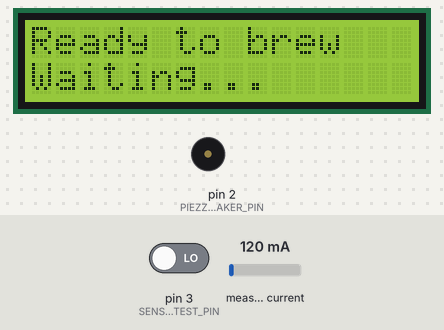
The sketch below on a simulated Arduino Nano, built with avr-gcc and run on an emulated ATmega328P. On the bench: 16×2 character LCD, buzzer (waves = sounding). The inputs (shaded band) are chosen by the test bench; at power-on: pin 3 (SENSOR_TEST_PIN) LOW, measured current 120 mA. What the sketch prints to the serial monitor is not drawn.

Above: at 4.0 s.
4.1 s: pin 3 (SENSOR_TEST_PIN) driven HIGH
At 5.3 s:
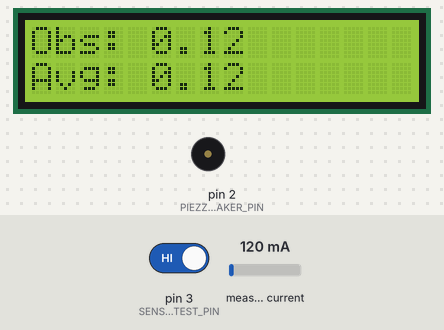
5.9 s: measured current set to 40 mA
At 6.4 s:
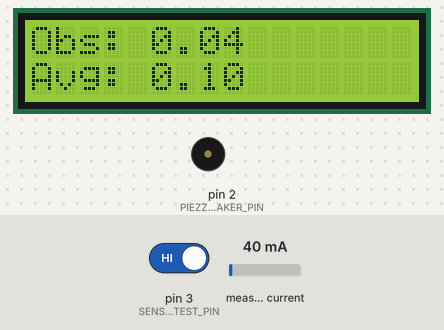
7.7 s: measured current set to 500 mA
At 8.0 s:
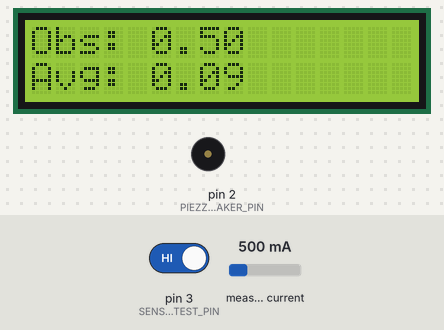
9.3 s: pin 3 (SENSOR_TEST_PIN) driven LOW
At 10.6 s:
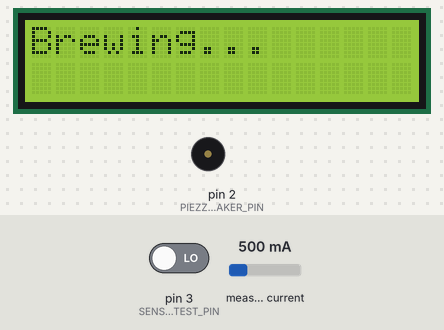
11.1 s: measured current set to 131 mA
14.0 s: measured current set to 114 mA
At 17.6 s:
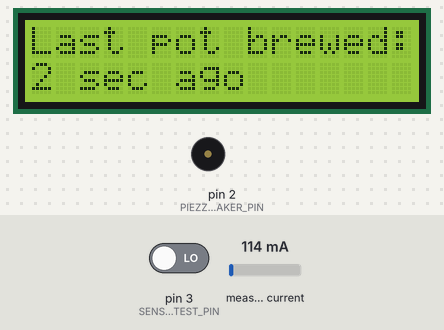
Timing chart, 0 to 18.0 s (numbered marks = the images above; inputs shaded):
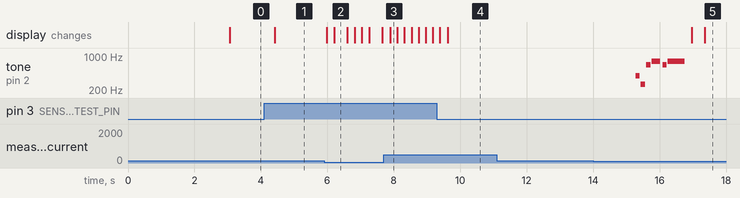

Measured:
- the behaviour switches between 121 and 120 mA on measured current (found by bisection; images 4 and 5)
- after the input at 4.1 s, the display: changes after 0.32 s (image 1)
- after the input at 5.9 s, the display: first changes after 0.09 s (image 2 shows a later state)
- after the input at 7.7 s, the display: changes after 0.19 s (image 3)
- after the input at 9.3 s, the display: first differs from a run without the input after 0.33 s (image 4)
- after the input at 11.1 s, every drawn part: stays the same
- after the input at 14.0 s, tone on pin 2 (PIEZZO_SPEAKER_PIN): plays 392 Hz for 0.13 s, 262 Hz for 0.13 s, 659 Hz for 0.13 s, 784 Hz for 0.25 s, 659 Hz for 0.13 s, 784 Hz for 0.50 s, starting after 1.3 s; the display: first changes after 3.0 s (image 5 shows a later state)

The sketch:

coffee_timer.ino
```cpp
// Title: Coffee Timer
// Author: Robert Harder
// Purpose: Attach to office coffee pot to report on age of the coffee
// Repository: https://github.com/rharder/coffee_timer

// Configurable pins, etc for this implementation:
/**
 * Configurable pins, values, etc for your implementation.
 *
 * Note: Arduino Nano I2C pins are A4-SDA, A5-SCL
 */
#define CURRENT_SENSOR_PIN A2
#define PIEZZO_SPEAKER_PIN 2
#define SENSOR_TEST_PIN 3
#define LCD_I2C_ADDR 0x3F
#define MINUTES_AFTER_WHICH_DROP_SECONDS 5
#define DAYS_AFTER_WHICH_DROP_HOURS 2
#define SAMPLES_NUM 10
#define IRMS_THRESHOLD 1.4
#define SAMPLES_IN_A_ROW_OVER_THRESHOLD 5
#define THRESHOLD_STD_DEVS 50

/*

 Arduino
+-------+
|    A0 +-------+ [Current sensor]  +-----> 5V
|       |
|    D8 +-------+ [Piezzo Electric] +-----> GND
|       |
|    D3 +-------+ Sensor test button +----> 5V
|       |       |   10k resistor
|       |       +---/\/\/\---------> GND
|       |
|       |       +------------------+
|    A4 +-------+ SDA   16x2    5V +------> 5V
|    A5 +-------+ SCL   LCD    GND +------> GND
|       |       +------------------+
|       |
+-------+
*/


//
/**
 * By experiment figure out what an appropriate threshold would be,
 * and update the IRMS_THRESHOLD for whatever works for you.
 *
 * Nice todo item:  Have a reactive system that detects radical
 * changes in sensor values.  Pull out my statistics book.
 */
double samples_val[SAMPLES_NUM];
unsigned int sample_pos = 0;


/**
 * Use the Energy Monitor library to read the analog sensor.
 * https://github.com/openenergymonitor/EmonLib
 */
#include "EmonLib.h"                   // Include Emon Library
EnergyMonitor emon1;                   // Create an instance
float sensor_threshold;

/**
 * Using 16x2 LCD screen to display data.
 */
#include <Wire.h>
#include <LiquidCrystal_I2C.h>
LiquidCrystal_I2C lcd(LCD_I2C_ADDR,16,2);  // set the LCD address to 0x27 for a 16 chars and 2 line display
const String BLANK_LINE = String("                ");


/**
 * Play music when coffee is done.
 */
#include "pitches.h"
const int CHARGE_FANFARE[] = { NOTE_G4, NOTE_C4, NOTE_E5, NOTE_G5, NOTE_E5, NOTE_G5 };
const int CHARGE_FANFARE_DURATIONS[] = { 8,8,8,4,8,2 };


/**
 * States for our program, only three.
 */
#define STATE_UNKNOWN 0
#define STATE_BREWING 1
#define STATE_BREWED 2
unsigned char state = STATE_UNKNOWN;


/**
 * Keep track of when the coffee was finished
 * being brewed (born), and account for rollovers
 * of the millis() timer.
 */
unsigned long coffee_birth_rollovers = 0;
unsigned long coffee_birth_millis = 0;
unsigned long rollover_count = 0;
unsigned long prev_millis = 0;

//String MSG;

/**
 * Initial setup.
 */
void setup()
{
  Serial.begin(9600);
  lcd.init();
  lcd.backlight();
  lcd_set_line(0, "Getting baseline");
  lcd_set_line(1, "reading...");


//  emon1.current(CURRENT_SENSOR_PIN, 111.1); // Current: input pin, calibration.
  emon1.current(CURRENT_SENSOR_PIN, 60); // Current: input pin, calibration.
  for( int i = 0; i < 5; i++ ){
    emon1.calcIrms(1480); // Flush a few initial bad reads
    delay(2);
  }
  // Fill our running average sample list with real values
  for( unsigned int i = 0; i < SAMPLES_NUM; i++ ){
    sample_make_observation();
    delay(2);
  }

  // Find a good threshold at x standard deviations above baseline
  float avg = sample_get_average();
  float stdev = sample_get_stdev();
  sensor_threshold = avg + THRESHOLD_STD_DEVS * stdev;

}

/**
 * Main loop.
 */
void loop()
{
  static unsigned char irms_rising = 0;
  static unsigned char irms_falling = 0;

  unsigned long loop_start = millis();

  // Has there been a rollover?
  if( loop_start < prev_millis ){
    rollover_count++;
  }
  prev_millis = loop_start;

  if( digitalRead(SENSOR_TEST_PIN) == HIGH ){
    do_threshold_experiment();
  }

  else{

    signed char movement = sensor_movement();
    if( movement > 0 ){
      switch( state ){
        case STATE_BREWING:
          // We already knew that.  Do nothing.
          break;
        default:
          // Brewing has begun.
          state = STATE_BREWING;
      } // end switch: state
    } // end if: movement > 0

    // Else the current is dropping -- done brewing?
    else if( movement < 0 ){
      switch( state ){
        case STATE_BREWED:
          // We already knew that.  Do nothing.
          break;
        case STATE_BREWING:  // Was brewing.  Now done!
          state = STATE_BREWED;
          coffee_birth_millis = millis();
          //pots_brewed_count++;
          coffee_birth_rollovers = rollover_count;
          play_charge_fanfare(PIEZZO_SPEAKER_PIN);
      } // end switch: state
    } // end if: movement < 0

    update_display();
  } // end else: not experiment

  // Minor delay on principle, but we do want to get
  // back to reading the sensor quickly.
  delay(10);

} // end loop


/**
 * Make a single observation of the sensor and
 * add it to the running list of observations.
 */
float sample_make_observation(){
  float obs = emon1.calcIrms(1480);
  sample_pos++;
  sample_pos = sample_pos % SAMPLES_NUM;
  samples_val[sample_pos] = obs;
  return obs;
}


/**
 * Determines if the sensor has moved outside a noise range.
 * When the sensor has 3x readings outside 20% the value of
 * the moving average, then the function will return +/- 1.
 *
 * Return values:
 *   +1:  Sensor has gone high (current is running, pot is on)
 *   -1:  Sensor has gone low (current is off, pot is off)
 *    0:  No change detected
 */
signed char sensor_movement(){
  static unsigned char rising = 0;
  static unsigned char falling = 0;
  int return_val = 0;

  float obs = sample_make_observation();

  float avg = sample_get_average();
  if( avg > sensor_threshold ){
    return +1;
  } else {
    return -1;
  }

  if( obs > sensor_threshold ){
    rising++;
    falling = 0;
    Serial.print('+');
    if( rising > SAMPLES_IN_A_ROW_OVER_THRESHOLD ){
      rising = 99;  // Crude way to handle rollovers
      return_val = +1;
    } // end if: rising 3x in a row
  } else if( obs < sensor_threshold ){
    falling++;
    rising = 0;
    Serial.print('-');
    if( falling > SAMPLES_IN_A_ROW_OVER_THRESHOLD ){
      falling = 99;// Crude way to handle rollovers
      return_val = -1;
    }
  } else {
    rising = 0;
    falling = 0;
    return_val = 0;
  }

  if( return_val != 0 ){
    Serial.println(
      String("Return: ") + String(return_val) +
      String(", Obs: " + String(obs) +
      String(", rising: ") + String(rising) +
      String(", falling: ") + String(falling) +
      String(", threshold: ") + String(sensor_threshold)
      ));
  }

  return return_val;
} // end sensor_movement

/**
 * Get the current running average of the sensor samples.
 */
float sample_get_average(){
  float sum = 0;
  for( unsigned int i = 0; i < SAMPLES_NUM; i++ ){
    sum += samples_val[i];
  }
  return sum / SAMPLES_NUM;
}

/**
 * Get the current standard deviation of the sensor samples.
 */
float sample_get_stdev(){
  float avg = sample_get_average();
  float sq_diff_sum = 0;
  float diff = 0;
  for( unsigned int i = 0; i < SAMPLES_NUM; i++ ){
    diff = samples_val[i] - avg;
    sq_diff_sum += diff * diff;
  }
  return (float)sqrt( sq_diff_sum / SAMPLES_NUM );
}

/**
 * Return the number of seconds since coffee was created.
 * Accounts for millis() rollovers.
 */
unsigned long coffee_age_seconds(){
  unsigned long mill = millis();  // Just read this once

  // Are we on the same rollover?
  // [....B====M.....] millis - Birth
  if( rollover_count == coffee_birth_rollovers ){
    return (mill - coffee_birth_millis) / 1000UL;

  } else { // Deal with rollovers
    unsigned long seconds = 0;
    unsigned long temp = 0;

    // Add seconds from initial coffee birth to its first rollover
    // [....B=========R] Rollover - Birth
    seconds += (0xFFFFFFFF - coffee_birth_millis) / 1000UL;
    //Serial.print(String(seconds) + String(" "));

    // Add up any intervening rollovers in their entirety
    // [==============R] Full span of 32-bit unsigned int
    for( unsigned long i = 1; i < (rollover_count - coffee_birth_rollovers); i++ ){
      seconds += 0xFFFFFFFF / 1000UL;
    } // end for: in-between rollovers
    //Serial.print(String(seconds) + String(" "));

    // Add up seconds from current rollover zero to millis()
    // [====M..........] millis() - zero
    seconds += mill / 1000UL;
    //Serial.println(String(seconds) + String(" "));

    return seconds;
  }

} // end coffee_age_seconds


/**
 * Determine what the display should be saying.
 */
void update_display(){

  switch( state ){

    case STATE_UNKNOWN:
      lcd_set_line(0, "Ready to brew");
      lcd_set_line(1, "Waiting...");
      break;

    case STATE_BREWING:
      lcd_set_line(0, "Brewing...");
      lcd_set_line(1, BLANK_LINE);
      break;

    case STATE_BREWED:
      unsigned long seconds_total = coffee_age_seconds();
      unsigned long seconds = seconds_total % 60UL;
      unsigned long minutes = (seconds_total / 60UL) % 60UL;
      unsigned long hours = (seconds_total / 3600UL) % 24UL;
      unsigned long days = seconds_total / (86400UL);

      String msg = String(days) + String(":") + String(hours) + String(":") + String(minutes) + String(":") + String(seconds) + String("/") + String(seconds_total);
      Serial.println(msg);

      // Make human readable time
      String age;
      if( days >= DAYS_AFTER_WHICH_DROP_HOURS ){
        age = String(days) + String(" days");

      } else if( days > 0 ){
        // This fancier singular/plural thing mostly sounds right with days/hours
        // Don't think it's necessary for the smaller units
        age = String(days) + String(" day");
        age += (days == 1) ? String(" ") : String("s ");
        age += String(hours) + String(" hr");
        age += (hours == 1) ? String("") : String("s");

      } else if( hours > 0 ){ // 3 hr 27 min
        age = String(hours) + String(" hr ") + String(minutes) + String(" min" );

      } else if( minutes >= MINUTES_AFTER_WHICH_DROP_SECONDS ){ // 22 min
        age = String(minutes) + String(" min");

      } else if( minutes > 0 ){ // 2 min 45 sec
        age = String(minutes) + String(" min ") + String(seconds) + String(" sec" );

      } else { // 12 sec
        age = String(seconds) + String(" sec" );

      }
      lcd_set_line(0, "Last pot brewed:");
//      lcd_set_line(0, msg);
      lcd_set_line(1, age + String(" ago"));
      break;
  } // end switch: state
} // end update_display


/**
 * Sets a line of text on the LCD.
 * Zero indexed.
 */
void lcd_set_line(unsigned int lineNum, String newLine){
  static String prev[2];
  if( prev[lineNum] == NULL || !prev[lineNum].equals(newLine)){
    lcd.setCursor(0,lineNum);
    lcd.print(newLine);
    lcd.print(BLANK_LINE); // Fill up the rest with spaces.
    prev[lineNum] = String(newLine);
  }
}


/**
 * To use for finding threshold of coffee pot on/off.
 * Instructions in setup() notes.
 */
void do_threshold_experiment(){
  float sample = sample_make_observation();
  float avg = sample_get_average();
  Serial.println(String("Obs: ") + String(sample) + String(", Avg: ") + String(avg));
  lcd_set_line(0, String("Obs: ") + String(sample));
  lcd_set_line(1, String("Avg: ") + String(avg));
}

/**
 * Musical announcement when coffee is done brewing.
 *
 * @param pin The Arduino output pin on which to play the tone.
 */
void play_charge_fanfare(int pin){
    // iterate over the notes of the melody:
  for (int thisNote = 0; thisNote < 6; thisNote++) {

    // to calculate the note duration, take one second
    // divided by the note type.
    //e.g. quarter note = 1000 / 4, eighth note = 1000/8, etc.
    int noteDuration = 1000 / CHARGE_FANFARE_DURATIONS[thisNote];
    tone(pin, CHARGE_FANFARE[thisNote], noteDuration);

    // to distinguish the notes, set a minimum time between them.
    // the note's duration + 30% seems to work well:
    int pauseBetweenNotes = noteDuration * 1.30;
    delay(pauseBetweenNotes);
    // stop the tone playing:
    noTone(pin);
  }
}

/*
void play_scale_up(int pin){
    // iterate over the notes of the melody:
  for (int thisNote = 0; thisNote < 6; thisNote++) {

    // to calculate the note duration, take one second
    // divided by the note type.
    //e.g. quarter note = 1000 / 4, eighth note = 1000/8, etc.
    int noteDuration = 1000 / SCALE_UP_DURATIONS[thisNote];
    tone(pin, SCALE_UP[thisNote], noteDuration);

    // to distinguish the notes, set a minimum time between them.
    // the note's duration + 30% seems to work well:
    int pauseBetweenNotes = noteDuration * 1.30;
    delay(pauseBetweenNotes);
    // stop the tone playing:
    noTone(pin);
  }
}
*/
```

pitches.h
```cpp
/*************************************************
 * Public Constants
 *************************************************/

#define NOTE_B0  31
#define NOTE_C1  33
#define NOTE_CS1 35
#define NOTE_D1  37
#define NOTE_DS1 39
#define NOTE_E1  41
#define NOTE_F1  44
#define NOTE_FS1 46
#define NOTE_G1  49
#define NOTE_GS1 52
#define NOTE_A1  55
#define NOTE_AS1 58
#define NOTE_B1  62
#define NOTE_C2  65
#define NOTE_CS2 69
#define NOTE_D2  73
#define NOTE_DS2 78
#define NOTE_E2  82
#define NOTE_F2  87
#define NOTE_FS2 93
#define NOTE_G2  98
#define NOTE_GS2 104
#define NOTE_A2  110
#define NOTE_AS2 117
#define NOTE_B2  123
#define NOTE_C3  131
#define NOTE_CS3 139
#define NOTE_D3  147
#define NOTE_DS3 156
#define NOTE_E3  165
#define NOTE_F3  175
#define NOTE_FS3 185
#define NOTE_G3  196
#define NOTE_GS3 208
#define NOTE_A3  220
#define NOTE_AS3 233
#define NOTE_B3  247
#define NOTE_C4  262
#define NOTE_CS4 277
#define NOTE_D4  294
#define NOTE_DS4 311
#define NOTE_E4  330
#define NOTE_F4  349
#define NOTE_FS4 370
#define NOTE_G4  392
#define NOTE_GS4 415
#define NOTE_A4  440
#define NOTE_AS4 466
#define NOTE_B4  494
#define NOTE_C5  523
#define NOTE_CS5 554
#define NOTE_D5  587
#define NOTE_DS5 622
#define NOTE_E5  659
#define NOTE_F5  698
#define NOTE_FS5 740
#define NOTE_G5  784
#define NOTE_GS5 831
#define NOTE_A5  880
#define NOTE_AS5 932
#define NOTE_B5  988
#define NOTE_C6  1047
#define NOTE_CS6 1109
#define NOTE_D6  1175
#define NOTE_DS6 1245
#define NOTE_E6  1319
#define NOTE_F6  1397
#define NOTE_FS6 1480
#define NOTE_G6  1568
#define NOTE_GS6 1661
#define NOTE_A6  1760
#define NOTE_AS6 1865
#define NOTE_B6  1976
#define NOTE_C7  2093
#define NOTE_CS7 2217
#define NOTE_D7  2349
#define NOTE_DS7 2489
#define NOTE_E7  2637
#define NOTE_F7  2794
#define NOTE_FS7 2960
#define NOTE_G7  3136
#define NOTE_GS7 3322
#define NOTE_A7  3520
#define NOTE_AS7 3729
#define NOTE_B7  3951
#define NOTE_C8  4186
#define NOTE_CS8 4435
#define NOTE_D8  4699
#define NOTE_DS8 4978
```
